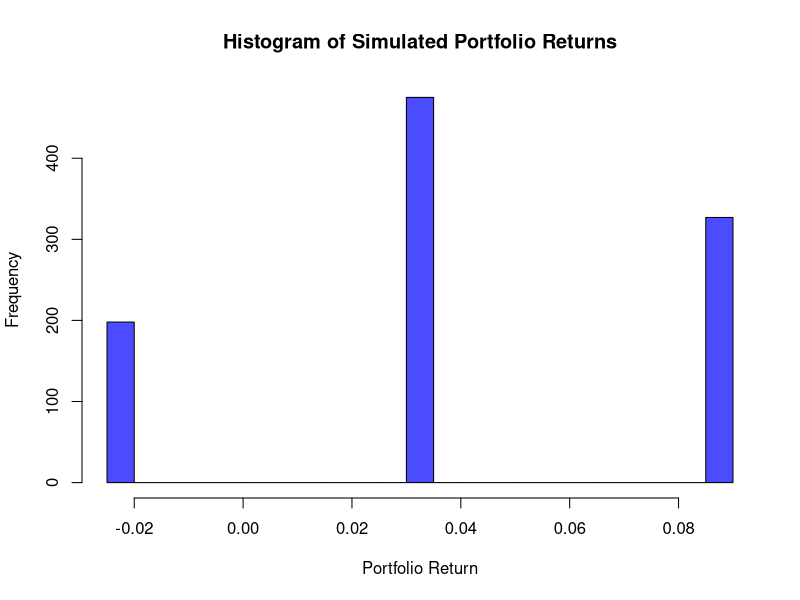

This chart was generated by the following R code:
# Project_04 -> Portfolio Simulation and Analysis with Discrete Random Variables

# Step 1: Define the Portfolio and Parameters

# Define economic states and probabilities
states <- c("High", "Medium", "Low")
probabilities <- c(0.3, 0.5, 0.2)

# Define asset returns under each economic state
asset_returns <- list(
  "Asset 1" = c(0.08, 0.04, -0.02),
  "Asset 2" = c(0.12, 0.03, -0.05),
  "Asset 3" = c(0.05, 0.02, 0.01)
)

# Define portfolio weights
weights <- c(
  "Asset 1" = 0.5,
  "Asset 2" = 0.3,
  "Asset 3" = 0.2
)

# ---------------------------------------------------------------

# Step 2: Simulate Economic State
simulate_state <- function(probabilities) {
  sample(states, size = 1, prob = probabilities)
}

# ---------------------------------------------------------------

# Step 3: Retrieve Asset Returns for a Simulated State
get_asset_returns <- function(state) {
  state_index <- which(states == state)
  sapply(asset_returns, function(returns) returns[state_index])
}

# ---------------------------------------------------------------

# Step 4: Compute Portfolio Return
compute_portfolio_return <- function(asset_returns, weights) {
  sum(asset_returns * weights)
}

# ---------------------------------------------------------------

# Step 5: Simulate Portfolio Performance 

# Number of simulation periods
n_periods <- 1000  
# Initialize list to store simulation results
simulation_results <- list()

# Store portfolio returns directly in a separate list
portfolio_returns <- c()

for (i in 1:n_periods) {
  state <- simulate_state(probabilities)  
  returns <- get_asset_returns(state)     
  portfolio_return <- compute_portfolio_return(returns, weights)  
  
  cat(sprintf("Simulation %d - State: %s, Returns: %s, Portfolio Return: %.4f\n", 
              i, state, paste(returns, collapse = ", "), portfolio_return))
  
  # Append the portfolio return to the portfolio_returns list
  portfolio_returns <- c(portfolio_returns, portfolio_return)
  
  # Store the results in a list
  simulation_results[[i]] <- list(
    "State" = state,
    "Asset Returns" = returns,
    "Portfolio Return" = portfolio_return
  )
}

# Step 6: Analyze Portfolio Performance

# Ensure portfolio_returns is numeric
portfolio_returns <- as.numeric(portfolio_returns)

# Calculate summary statistics
mean_return <- mean(portfolio_returns, na.rm = TRUE)
variance_return <- var(portfolio_returns, na.rm = TRUE)

# Print calculated summary statistics
cat("\nSummary Statistics:\n")
cat(sprintf("Simulated Mean Return: %.4f\n", mean_return))
cat(sprintf("Simulated Variance of Return: %.4f\n", variance_return))

# Step 7: Visualize Results

# Create a histogram of the simulated portfolio returns
hist(portfolio_returns, breaks = 30, col = rgb(0, 0, 1, 0.7), 
     main = "Histogram of Simulated Portfolio Returns", 
     xlab = "Portfolio Return", 
     ylab = "Frequency")

# Calculate and display the frequency of each economic state
state_frequencies <- sapply(states, function(state) {
  mean(sapply(simulation_results, function(result) result$State == state))
})

# Display state frequencies to verify correct probability implementation
cat("\nState Frequencies (as percentages):\n")
for (i in 1:length(states)) {
  cat(sprintf("%s: %.2f%%\n", states[i], state_frequencies[i] * 100))
}

# The histogram clearly illustrates how the probability of economic states influences the portfolio's performance:

# The dominance of the return value in the "Medium" state (0.04) is a result of its high probability (50%).
# The combination of returns across all states contributes to reducing the portfolio's risk (diversification).

# Step 8
# 1. Relationship Between Diversification and Risk
# Diversification reduces risk by combining assets with different return profiles. If asset returns are not perfectly correlated, losses in one asset can be offset by gains in another, decreasing overall portfolio variance.

# 2. Impact of Adding a Fourth Asset
# Adding a fourth asset introduces more opportunities for diversification, which can further reduce portfolio variance if the new asset’s returns have low or negative correlation with existing assets.

# 3. Effect of Changing Portfolio Weights
# Altering portfolio weights impacts the expected return and variance:

# Increasing weights for higher-return assets raises the portfolio’s expected return but may increase variance.
# Shifting weights toward lower-risk assets reduces variance but may lower the expected return.
# Balancing weights is key to optimizing the risk-return tradeoff.